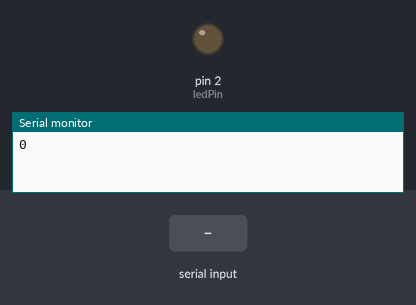
Bench run of a sketch on a simulated Arduino Uno, built with avr-gcc and run on an emulated ATmega328P. Shown: output pins drawn as LEDs (lit = HIGH), the last lines printed to the serial monitor. Inputs (shaded band) come from the test bench.

Above: at 1.2 s.
1.3 s: "ON" received over Serial
At 3.5 s:
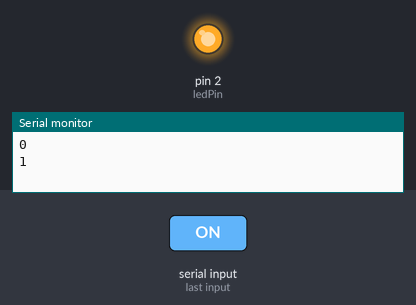
3.8 s: "OFF" received over Serial
At 5.6 s:
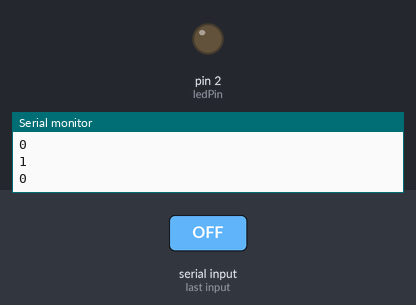
Timing chart, 0 to 7.1 s (numbered marks = the images above; inputs shaded):
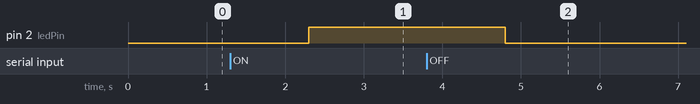

The sketch:

DuinoRemote.ino
```cpp
const int ledPin = 2;
int ledState;
String myOrder;

void setup() {
  pinMode(ledPin, OUTPUT);
  ledState = digitalRead(ledPin);
  Serial.begin(9600);
  Serial.println(ledState);
}

void loop() {
  if (Serial.available()>0) {
    ledState = digitalRead(ledPin);
    myOrder = Serial.readString();
      if (myOrder=="ON" && ledState==0) {
        digitalWrite(ledPin, HIGH);
      } else if (myOrder=="OFF" && ledState==1){
        digitalWrite(ledPin, LOW);
      }
    Serial.println(digitalRead(ledPin));
  }
}
```

Measured:
- after the input at 1.3 s, pin 2 (ledPin): LOW → HIGH after 1.0 s
- after the input at 3.8 s, pin 2 (ledPin): HIGH → LOW after 1.0 s
